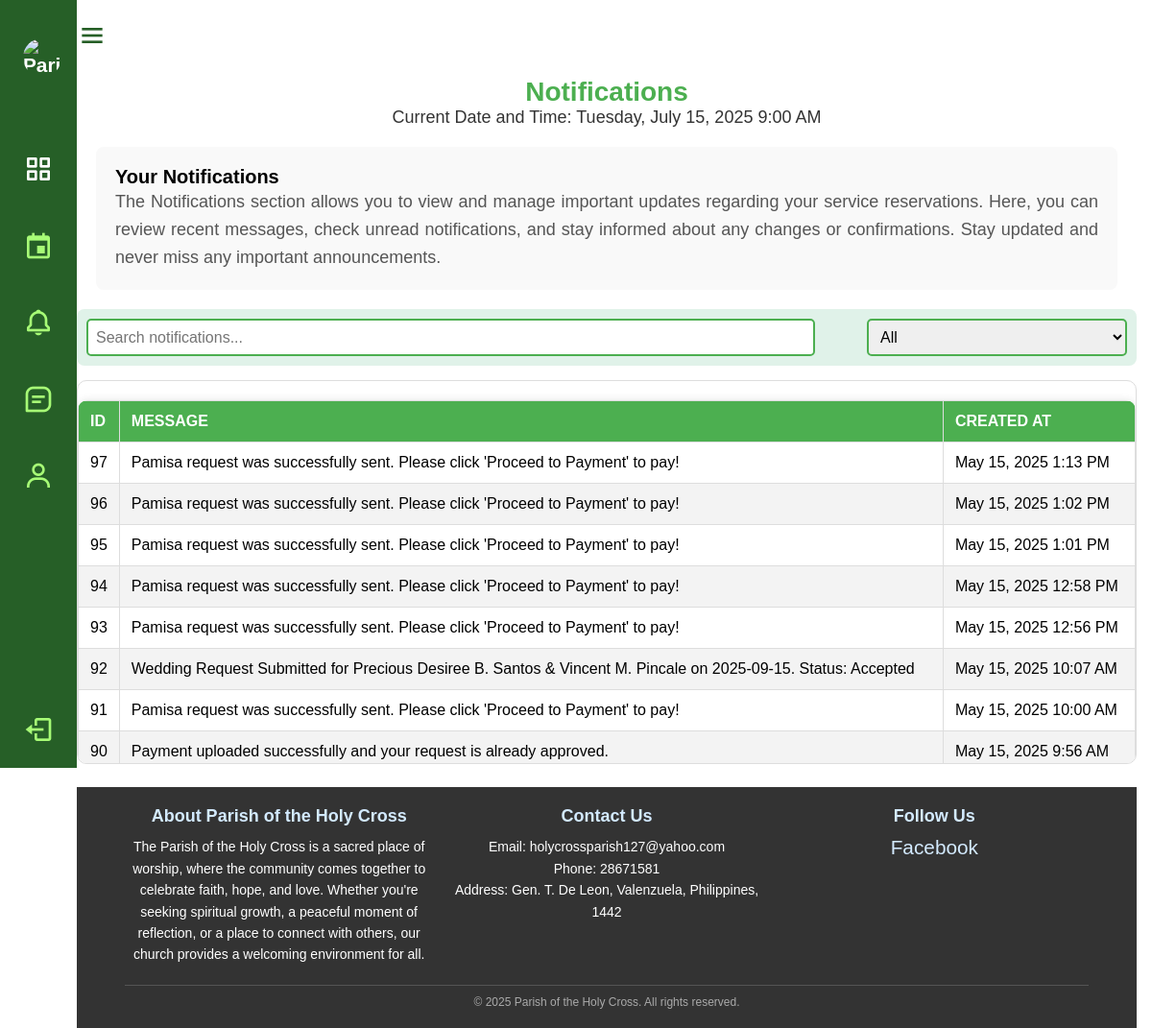
/notifications.php (signed in), run on the app's committed database.
### tables this page shows
CREATE TABLE `notifications` (
  `id` int(11) NOT NULL,
  `user_id` int(11) NOT NULL,
  `message` text NOT NULL,
  `status` enum('success','error') NOT NULL,
  `created_at` timestamp NOT NULL DEFAULT current_timestamp()
);

### notifications.php (the view, shortened to what this page needs)
<?php
include 'db_connection.php';
$user_id = $_SESSION['user_id'];
$sql = "SELECT id, message, status, created_at FROM notifications WHERE user_id = ? ORDER BY created_at DESC";
$stmt = $conn->prepare($sql);
$stmt->bind_param("i", $user_id);
$stmt->execute();
$result = $stmt->get_result();
$notifications = $result->fetch_all(MYSQLI_ASSOC);
$current_datetime = date("l, F j, Y g:i A");
?>
<!DOCTYPE html>
<html lang="en">
<head>
    <link rel="stylesheet" href="stylesd.css">
    <link rel="stylesheet" href="buttons.css">
    <link href="https://cdn.jsdelivr.net/npm/boxicons@2.1.4/css/boxicons.min.css" rel="stylesheet">
</head>
<body id="bodyTag">
    <header class="header" id="header">
        <div class="header_toggle">
            <i class='bx bx-menu' id="header-toggle"></i>
        </div>
    </header>
    <div class="l-navbar" id="nav-bar">
    <nav class="nav">
        <div>
            <a href="#" class="nav_logo">
                <img src="imgs/logo.png" alt="Parish Logo" style="width: 40px; height: 40px; object-fit: cover; border-radius: 50%;">
            </a>
            <div class="nav_list">
                <a href="front.php" class="nav_link active">
                    <i class='bx bx-grid-alt nav_icon'></i>
                </a>
                <a href="dashboard.php" class="nav_link">
                    <i class='bx bx-calendar-event nav_icon'></i>
                </a>
                <a href="notifications.php" class="nav_link">
                    <i class='bx bx-bell nav_icon'></i>
                </a>
                <a href="history.php" class="nav_link">
                    <i class='bx bx-message-square-detail nav_icon'></i>
                </a>
                <a href="profile.php" class="nav_link">
                    <i class='bx bx-user nav_icon'></i>
                </a>
            </div>
        </div>
        <a href="#" class="nav_link" id="logout">
            <i class='bx bx-log-out nav_icon'></i>
        </a>
    </nav>
</div>
<div class="welcome">
    <center><h2>Notifications</h2></center>
    <center><p>Current Date and Time: <?php echo $current_datetime; ?></p></center>
    <section class="about-us">
    <h2 style="color: black; font-size: 20px;">Your Notifications</h2>
        <p class="justified">
            The Notifications section allows you to view and manage important updates regarding your service reservations. Here, you can review recent messages, check unread notifications, and stay informed about any changes or confirmations. Stay updated and never miss any important announcements.
        </p>
    </section>
        <div class="search-filter-container">
        <input type="text" class="search-box" id="searchInput" onkeyup="filterTable()" placeholder="Search notifications...">
        <select class="filter-dropdown" id="statusFilter" onchange="filterTable()">
            <option value="">All</option>
        </select>
    </div>
    <div class="table-container">
    <table class="styled-table" id="notificationsTable">
        <thead>
            <tr>
                <th>ID</th>
                <th>Message</th>
                <th>Created At</th>
            </tr>
        </thead>
        <tbody>
            <?php if (!empty($notifications)): ?>
                <?php foreach ($notifications as $notification): ?>
                    <tr>
                        <td><?= htmlspecialchars($notification['id']) ?></td>
                        <td><?= htmlspecialchars($notification['message']) ?></td>
                        <td><?= date("F j, Y g:i A", strtotime($notification['created_at'])) ?></td>
                    </tr>
                <?php endforeach; ?>
            <?php else: ?>
                <tr>
                    <td colspan="4">No notifications found.</td>
                </tr>
            <?php endif; ?>
        </tbody>
    </table>
</div>
</div>
<br>
<footer>
    <div class="footer-container">
        <div class="footer-about">
        <h3>About Parish of the Holy Cross</h3>
            <p>
                The Parish of the Holy Cross is a sacred place of worship, where the community comes together to celebrate faith, hope, and love. Whether you're seeking spiritual growth, a peaceful moment of reflection, or a place to connect with others, our church provides a welcoming environment for all.
            </p>
        </div>
        <div class="footer-contact">
            <h3>Contact Us</h3>
            <p>Email: holycrossparish127@yahoo.com</p>
            <p>Phone: 28671581</p>
            <p>Address: Gen. T. De Leon, Valenzuela, Philippines, 1442 </p>
        </div>
        <div class="footer-socials">
            <h3>Follow Us</h3>
            <a href="https://www.facebook.com/ParishoftheHolyCrossValenzuelaCityOfficial/">Facebook</a>
        </div>
    </div>
    <div class="footer-bottom">
        <p>&copy; 2025 Parish of the Holy Cross. All rights reserved.</p>
    </div>
</footer>
</body>
</html>

### stylesd.css (style rules this page uses)
:root { --header-height: 4rem; --nav-width: 80px; --expanded-nav-width: 280px; --first-color: #265f27; --first-color-light: #a7fc76; --white-color: #FFFFFF; --body-font: 'Nunito', sans-serif; --normal-font-size: 1.3rem; --z-fixed: 100; --gradient-start: #265f27; --gradient-end: #a7fc76; }
* { box-sizing: border-box; margin: 0; padding: 0; font-family: var(--body-font); transition: 0.5s; }
body { position: relative; margin: var(--header-height) 0 0 0; padding: 0 1rem; font-size: var(--normal-font-size); background: var(--white-color); transition: 0.5s; }
a { text-decoration: none; }
.header { width: 100%; height: var(--header-height); position: fixed; top: 0; left: 0; display: flex; align-items: center; justify-content: space-between; padding: 0 1rem; background-color: var(--white-color); z-index: var(--z-fixed); transition: 0.5s; }
.header_toggle { color: var(--first-color); font-size: 2rem; cursor: pointer; }
.l-navbar { position: fixed; top: 0; left: -100%; width: var(--expanded-nav-width); height: 100vh; background-color: var(--first-color); padding: 1rem 0 0 0; z-index: var(--z-fixed); transition: 0.5s; }
.nav { height: 100%; display: flex; flex-direction: column; justify-content: space-between; overflow: hidden; }
.nav_logo, .nav_link { display: flex; align-items: center; column-gap: 0.5rem; padding: 1.5rem; color: var(--first-color-light); transition: 0.3s; font-size: 1.3rem; }
.nav_logo { margin-bottom: 2rem; font-weight: 700; color: var(--white-color); }
.nav_link { cursor: pointer; }
.nav_icon { font-size: 2rem; }
.active { color: var(--white-color); font-weight: bold; }
@media screen and (min-width: 768px) { body { margin: calc(var(--header-height) + 1rem) 0 0 0; padding-left: var(--nav-width); } }
@media screen and (min-width: 768px) { .header { height: calc(var(--header-height) + 1rem); padding-left: var(--nav-width); } }
@media screen and (min-width: 768px) { .l-navbar { left: 0; width: var(--nav-width); } }
.l-navbar { width: var(--nav-width); }
.about-us { margin: 20px; padding: 20px; background-color: #f9f9f9; border-radius: 8px; }
.about-us h2 { font-size: 24px; color: #333; }
.about-us p.justified { text-align: justify; line-height: 1.6; color: #555; }
footer { background-color: #333; color: #fff; padding: 20px 50px; text-align: center; }
.footer-container { display: flex; flex-wrap: wrap; justify-content: space-between; gap: 20px; }
.footer-container div { flex: 1; min-width: 200px; }
.footer-container h3 { font-size: 18px; margin-bottom: 10px; color: #d3eaff; }
.footer-container p { font-size: 14px; line-height: 1.6; }
.footer-container a { color: #d3eaff; text-decoration: none; }
.footer-bottom { margin-top: 20px; border-top: 1px solid #555; padding-top: 10px; font-size: 12px; color: #aaa; }
.welcome h2 { color: #4CAF50; font-size: 28px; font-weight: bold; }
.welcome p { color: #333; font-size: 18px; }

### notifications.php (style rules this page uses)
.table-container { max-height: 400px; overflow-y: auto; border: 1px solid #ddd; border-radius: 10px; }
.styled-table { width: 100%; border-collapse: collapse; }
.styled-table thead { position: sticky; top: 0; background-color: #3E8E41; color: white; text-transform: uppercase; }
.search-filter-container { display: flex; justify-content: space-between; margin-bottom: 15px; padding: 10px; background-color: #e0f2e9; border-radius: 8px; }
.search-box, .filter-dropdown { padding: 8px; font-size: 16px; border: 2px solid #4CAF50; border-radius: 5px; }
.search-box { width: 70%; }
.filter-dropdown { width: 25%; }
.styled-table { width: 100%; border-collapse: collapse; margin-top: 10px; }
.styled-table th, .styled-table td { padding: 10px; text-align: left; border-bottom: 1px solid #ddd; }
.styled-table th { background-color: #4CAF50; color: white; }
.styled-table { width: 100%; border-collapse: collapse; margin-top: 20px; font-size: 16px; text-align: center; border-radius: 10px; overflow: hidden; box-shadow: 0 0 10px rgba(0, 0, 0, 0.1); }
.styled-table th, .styled-table td { padding: 12px; border: 1px solid #ddd; }
.styled-table thead { background-color: #3E8E41; color: white; text-transform: uppercase; }
.styled-table tbody tr:nth-child(even) { background-color: #f3f3f3; }

### data on the page
notifications: id "97", message "Pamisa request was successfully sent. Please click 'Proceed to Payment' to pay!", created_at "May 15, 2025 1:13 PM"
notifications: id "96", message "Pamisa request was successfully sent. Please click 'Proceed to Payment' to pay!", created_at "May 15, 2025 1:02 PM"
notifications: id "95", message "Pamisa request was successfully sent. Please click 'Proceed to Payment' to pay!", created_at "May 15, 2025 1:01 PM"
notifications: id "94", message "Pamisa request was successfully sent. Please click 'Proceed to Payment' to pay!", created_at "May 15, 2025 12:58 PM"
notifications: id "93", message "Pamisa request was successfully sent. Please click 'Proceed to Payment' to pay!", created_at "May 15, 2025 12:56 PM"
notifications: id "92", message "Wedding Request Submitted for Precious Desiree B. Santos & Vincent M. Pincale on 2025-09-15. Status: Accepted", created_at "May 15, 2025 10:07 AM"
notifications: id "91", message "Pamisa request was successfully sent. Please click 'Proceed to Payment' to pay!", created_at "May 15, 2025 10:00 AM"
notifications: id "90", message "Payment uploaded successfully and your request is already approved.", created_at "May 15, 2025 9:56 AM"
